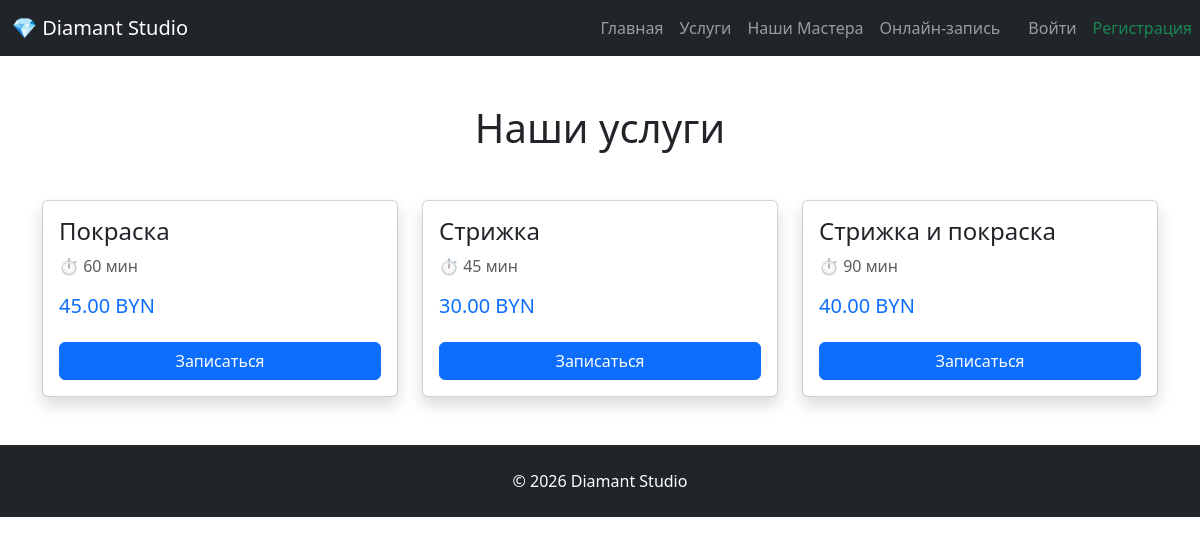
Page /services/ on the committed database.
### services/models.py (models this page shows, shortened)
class Service(models.Model):
    class Meta:
        verbose_name = "Услуга"
        verbose_name_plural = "Услуги"
        ordering = ["name"]
    name = models.CharField(max_length=150)
    price = models.DecimalField(
        max_digits=10,
        decimal_places=2,
        validators=[MinValueValidator(Decimal('0.00'))]
        )
    duration = models.PositiveIntegerField()

### services/views.py (the view)
# urls.py: path("", service_list, name="service_list"),
def service_list(request):
    services = Service.objects.all()
    return render(
        request,
            "services/service_list.html",
        {
            "services": services,
        }
)

### templates/services/service_list.html (shortened to what this page needs)
{% extends "base.html" %}
{% block content %}
<h1 class="mb-5 text-center">
    Наши услуги
</h1>
<div class="row g-4">
    {% for service in services %}
    <div class="col-md-4">
        <div class="card shadow h-100">
            <div class="card-body">
                <h4 class="card-title">
                    {{ service.name }}
                </h4>
                <p class="text-muted">
                    ⏱ {{ service.duration }} мин
                </p>
                <h5 class="text-primary">
                    {{ service.price }} BYN
                </h5>
                <a
                    href="{% url 'appointment_create' %}?service={{ service.id }}"
                    class="btn btn-primary w-100 mt-3">
                    Записаться
                </a>
            </div>
        </div>
    </div>
    {% endfor %}
</div>
{% endblock %}

### rows in the picture
Service: name "Покраска", duration "60", price "45.00"
Service: name "Стрижка", duration "45", price "30.00"
Service: name "Стрижка и покраска", duration "90", price "40.00"
